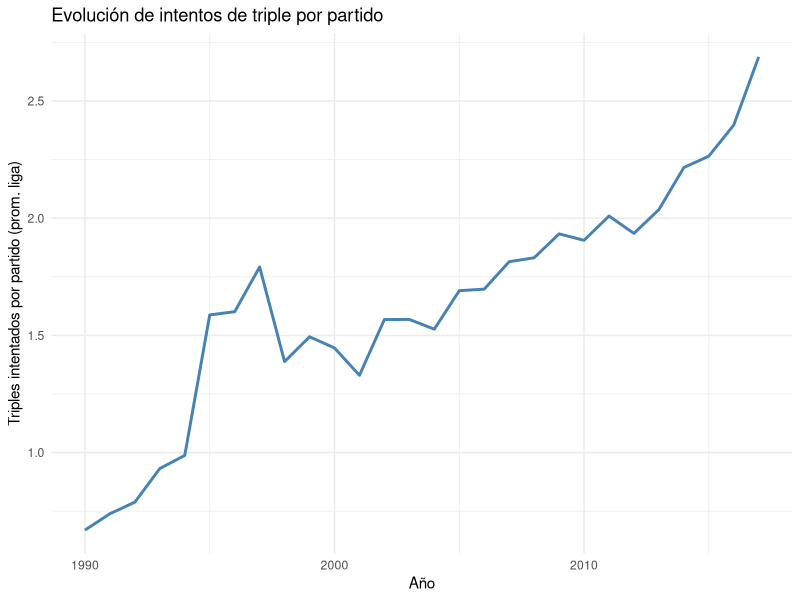
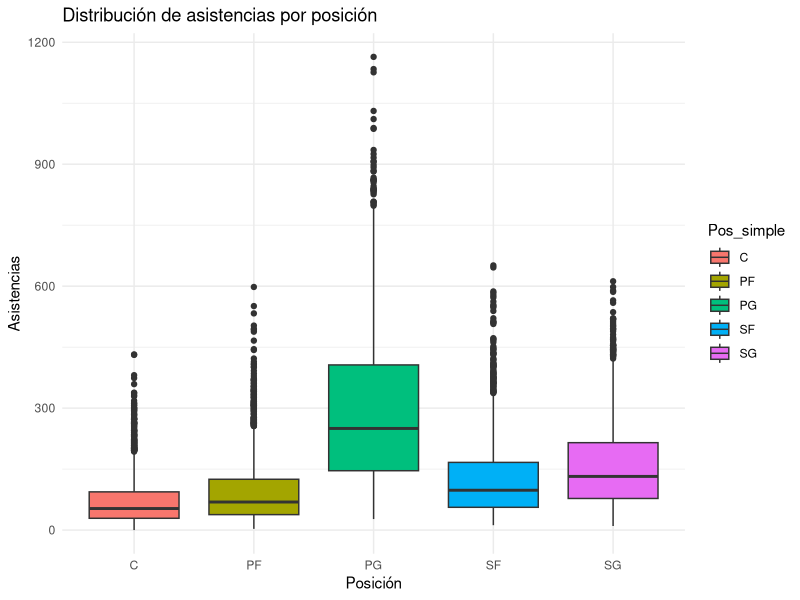

Write R code to recreate these figures, in order. (Note: this script raises an error after producing the figures.)
## ---- chunk 1
library(ggplot2)
library(dplyr)
library(tidyverse)
df <- read_csv("nba_stats.csv")
## ---- chunk 2
df_filtrado1 <- df |> 
    filter(MP >= 500) |> 
      mutate(X3PA_pg = X3PA / G)

evolucion_triple <- df_filtrado1 |> 
    group_by(Year) |> 
      summarise(prom_3PA = mean(X3PA_pg))

evolucion_triple |> ggplot(aes(x = Year, y = prom_3PA)) +
  geom_line(color = "steelblue", linewidth = 1) +
  labs(title = "Evolución de intentos de triple por partido",
       x = "Año", y = "Triples intentados por partido (prom. liga)") +
  theme_minimal()
## ---- chunk 3
df_filtrado2 <- df_filtrado1 |> 
    mutate(Pos_simple = str_split(Pos, "-", simplify = TRUE)[,1])

df_filtrado2 |>  
  ggplot(aes(x = Pos_simple, y = AST, fill = Pos_simple)) +
    geom_boxplot() +
      labs(title = "Distribución de asistencias por posición", x = "Posición", y = "Asistencias") +
        theme_minimal()
## ---- chunk 4
curva_edad <- df_filtrado |>
    group_by(Age) |> 
      filter(n() >= 30) |> 
        summarise(PER_prom = mean(PER, na.rm = TRUE))

df_filtrado |> 
  ggplot(curva_edad, aes(x = Age, y = PER_prom)) +
    geom_line(color = "darkorange") + geom_point() +
      labs(title = "Rendimiento (PER) según edad", x = "Edad", y = "PER promedio") +
        theme_minimal()
## ---- chunk 5
df_filtrado <- df_filtrado |> 
            mutate(PTS_pg = PTS / G)

df_filtrado |> 
  ggplot(aes(x = PTS_pg, y = TS.)) +
    geom_point(alpha = 0.2, color = "steelblue") +
      geom_smooth(method = "lm", color = "firebrick") +
        labs(title = "Volumen de anotación vs eficiencia de tiro",
          x = "Puntos por partido", y = "TS% (verdadero % de tiro)") +
  theme_minimal()
